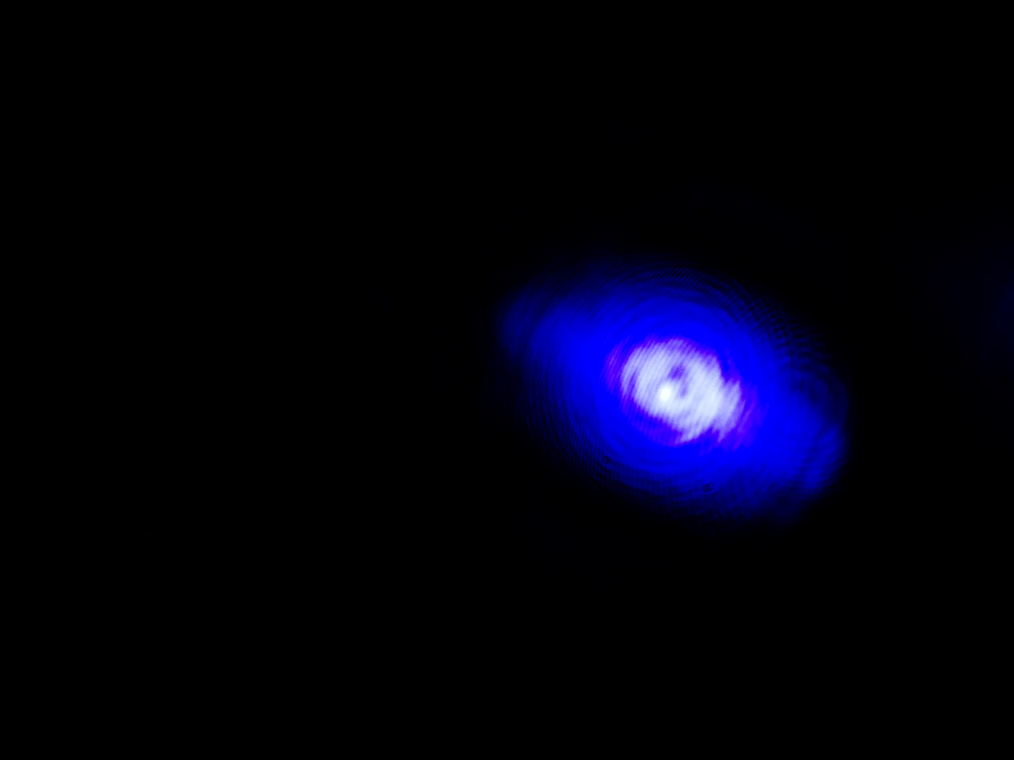
#> input picture _FINDROI_1.png, 4056 x 3040 px (shown at 1/4 size)
$ python frplayground.py
#> lines starting #> are read from the running program, lines starting #| are printed output that depends on the picture
import cv2


def get_x_y_lower_left(image, window_size=1500):
#> called with image = '_FINDROI_1.png', window_size = 1500
    def odd_int(val):
        val = int(val)
        if val % 2 == 0:
            return val + 1
        return val

    image = cv2.imread(image)
#> image is the input picture: shape (3040, 4056, 3); mean B, G, R 15.6, 1.7, 2.2
    orig = image.copy()
    gray = cv2.cvtColor(image, cv2.COLOR_BGR2GRAY)
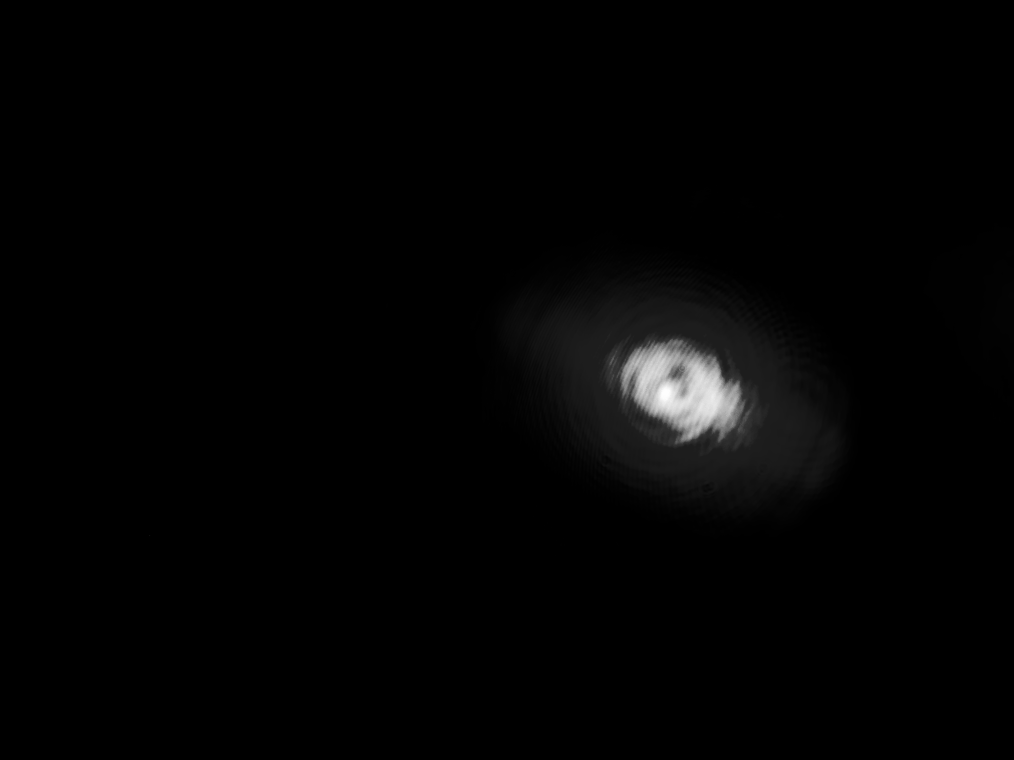
#> gray: shape (3040, 4056) (shown at 1/4 size); min 0, max 254, mean 3.4

    gray = cv2.GaussianBlur(gray, (odd_int(window_size/10), odd_int(window_size/10)), 0)
    (minVal, maxVal, minLoc, maxLoc) = cv2.minMaxLoc(gray)
#> minVal = 0; maxVal = 233; minLoc = (0, 0); maxLoc = (2663, 1577)

    x, y = (maxLoc)
#> x = 2663; y = 1577
    x -= int(window_size/2)
#> x = 1913
    y -= int(window_size/2)
#> y = 827

    return (x, y)


if __name__=="__main__":
    r =   get_x_y_lower_left("_FINDROI_1.png", 1500)
#> r = (1913, 827)
    print(r)
#| (1913, 827)
